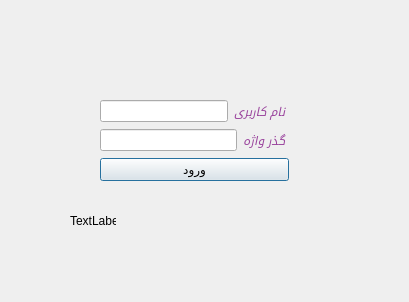
<?xml version="1.0" encoding="UTF-8"?>
<ui version="4.0">
 <class>EnterPassword</class>
 <widget class="QDialog" name="EnterPassword">
  <property name="geometry">
   <rect>
    <x>0</x>
    <y>0</y>
    <width>409</width>
    <height>302</height>
   </rect>
  </property>
  <property name="windowTitle">
   <string>Dialog</string>
  </property>
  <widget class="QLabel" name="label_3">
   <property name="geometry">
    <rect>
     <x>70</x>
     <y>200</y>
     <width>46</width>
     <height>41</height>
    </rect>
   </property>
   <property name="text">
    <string>TextLabel</string>
   </property>
   <property name="textFormat">
    <enum>Qt::PlainText</enum>
   </property>
   <property name="scaledContents">
    <bool>true</bool>
   </property>
   <property name="wordWrap">
    <bool>false</bool>
   </property>
   <property name="openExternalLinks">
    <bool>false</bool>
   </property>
  </widget>
  <widget class="QWidget" name="layoutWidget">
   <property name="geometry">
    <rect>
     <x>100</x>
     <y>100</y>
     <width>189</width>
     <height>81</height>
    </rect>
   </property>
   <layout class="QVBoxLayout" name="verticalLayout">
    <item>
     <layout class="QHBoxLayout" name="horizontalLayout">
      <item>
       <widget class="QLineEdit" name="lineEdit"/>
      </item>
      <item>
       <widget class="QLabel" name="label">
        <property name="text">
         <string>&lt;html&gt;&lt;head/&gt;&lt;body&gt;&lt;p&gt;&lt;span style=&quot; font-size:9pt; font-style:italic; color:#9a449d;&quot;&gt;نام کاربری&lt;/span&gt;&lt;/p&gt;&lt;/body&gt;&lt;/html&gt;</string>
        </property>
       </widget>
      </item>
     </layout>
    </item>
    <item>
     <layout class="QHBoxLayout" name="horizontalLayout_2">
      <item>
       <widget class="QLineEdit" name="lineEdit_2"/>
      </item>
      <item>
       <widget class="QLabel" name="label_2">
        <property name="text">
         <string>&lt;html&gt;&lt;head/&gt;&lt;body&gt;&lt;p&gt;&lt;span style=&quot; font-size:9pt; font-style:italic; color:#9a449d;&quot;&gt;گذر واژه&lt;/span&gt;&lt;/p&gt;&lt;/body&gt;&lt;/html&gt;</string>
        </property>
       </widget>
      </item>
     </layout>
    </item>
    <item>
     <widget class="QPushButton" name="pushButton">
      <property name="text">
       <string>ورود</string>
      </property>
     </widget>
    </item>
   </layout>
  </widget>
 </widget>
 <resources/>
 <connections/>
</ui>
